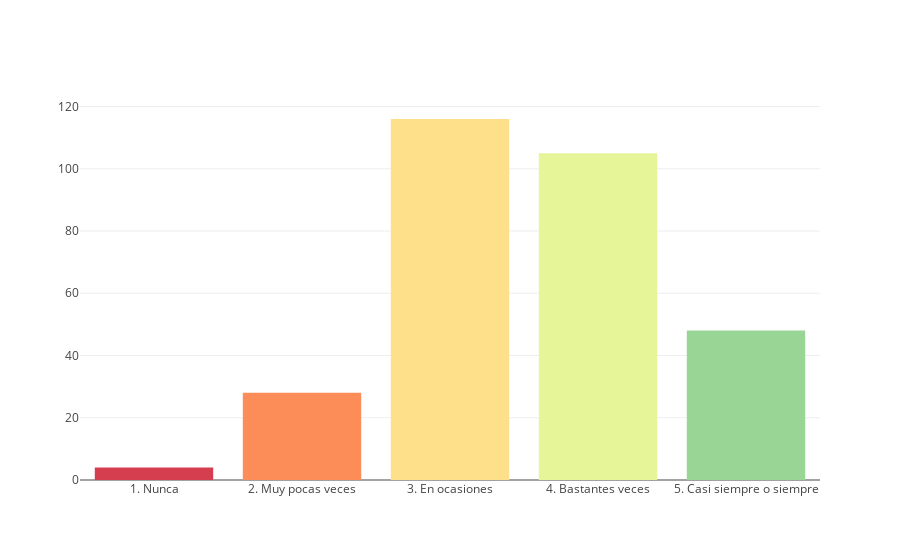
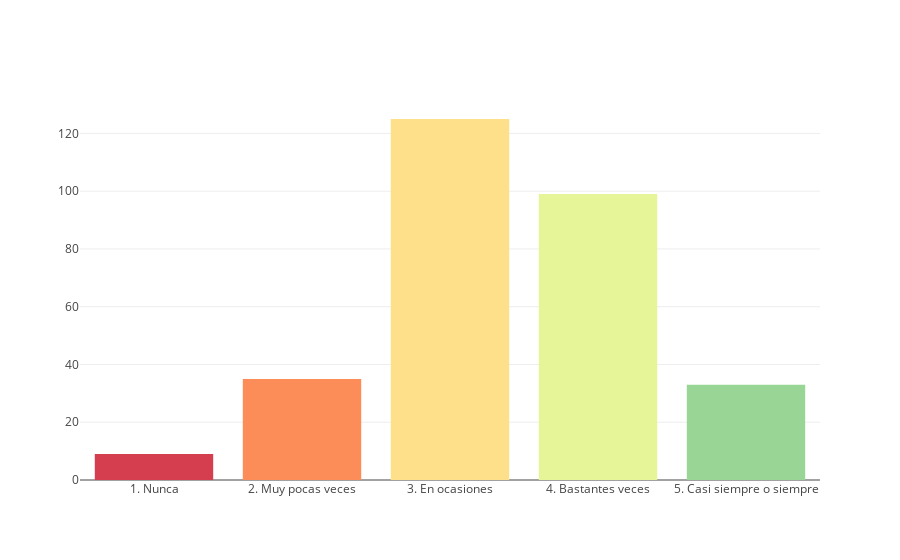
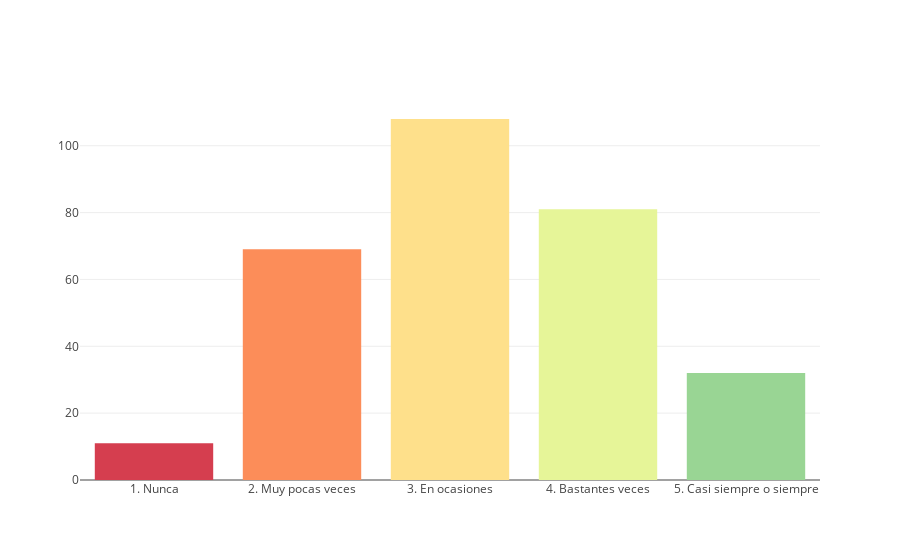
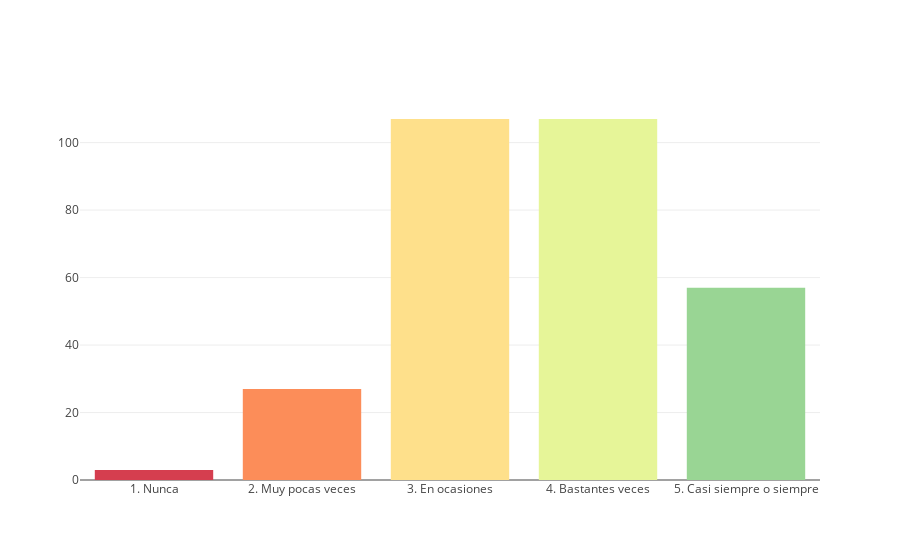

Notebook code cell kept with these figures, in order:
### Code cell
visualize_interpretation_images_by_cultural_clusters_esp(dataframe_with_clusters_esp)

### Figure 1 — Plotly figure (JSON) as saved in the notebook; plotly's stock layout.template omitted (floating-point values rounded to 4 significant figures)
{"data": [{"marker": {"color": ["rgb(213,62,79)", "rgb(252,141,89)", "rgb(254,224,139)", "rgb(230,245,152)", "rgb(153,213,148)", "rgb(50,136,189)"]}, "type": "bar", "uid": "6fbd146f-7f9e-4f95-a473-c24a53456d89", "x": [1, 2, 3, 4, 5], "y": [4, 28, 116, 105, 48]}], "layout": {"bargap": 0.2, "xaxis": {"ticktext": ["1. Nunca", "2. Muy pocas veces", "3. En ocasiones", "4. Bastantes veces", "5. Casi siempre o siempre"], "tickvals": [1, 2, 3, 4, 5]}}}

### Figure 2 — Plotly figure (JSON) as saved in the notebook; plotly's stock layout.template omitted (floating-point values rounded to 4 significant figures)
{"data": [{"marker": {"color": ["rgb(213,62,79)", "rgb(252,141,89)", "rgb(254,224,139)", "rgb(230,245,152)", "rgb(153,213,148)", "rgb(50,136,189)"]}, "type": "bar", "uid": "4b6c3b61-dd27-480c-ad59-c309de80b22e", "x": [1, 2, 3, 4, 5], "y": [9, 35, 125, 99, 33]}], "layout": {"bargap": 0.2, "xaxis": {"ticktext": ["1. Nunca", "2. Muy pocas veces", "3. En ocasiones", "4. Bastantes veces", "5. Casi siempre o siempre"], "tickvals": [1, 2, 3, 4, 5]}}}

### Figure 3 — Plotly figure (JSON) as saved in the notebook; plotly's stock layout.template omitted (floating-point values rounded to 4 significant figures)
{"data": [{"marker": {"color": ["rgb(213,62,79)", "rgb(252,141,89)", "rgb(254,224,139)", "rgb(230,245,152)", "rgb(153,213,148)", "rgb(50,136,189)"]}, "type": "bar", "uid": "ede08f2a-15ce-49a6-b366-5e2aaf30b64e", "x": [1, 2, 3, 4, 5], "y": [11, 69, 108, 81, 32]}], "layout": {"bargap": 0.2, "xaxis": {"ticktext": ["1. Nunca", "2. Muy pocas veces", "3. En ocasiones", "4. Bastantes veces", "5. Casi siempre o siempre"], "tickvals": [1, 2, 3, 4, 5]}}}

### Figure 4 — Plotly figure (JSON) as saved in the notebook; plotly's stock layout.template omitted (floating-point values rounded to 4 significant figures)
{"data": [{"marker": {"color": ["rgb(213,62,79)", "rgb(252,141,89)", "rgb(254,224,139)", "rgb(230,245,152)", "rgb(153,213,148)", "rgb(50,136,189)"]}, "type": "bar", "uid": "33e9eb92-4436-49f9-9eb1-f6402d78bb3c", "x": [1, 2, 3, 4, 5], "y": [3, 27, 107, 107, 57]}], "layout": {"bargap": 0.2, "xaxis": {"ticktext": ["1. Nunca", "2. Muy pocas veces", "3. En ocasiones", "4. Bastantes veces", "5. Casi siempre o siempre"], "tickvals": [1, 2, 3, 4, 5]}}}
